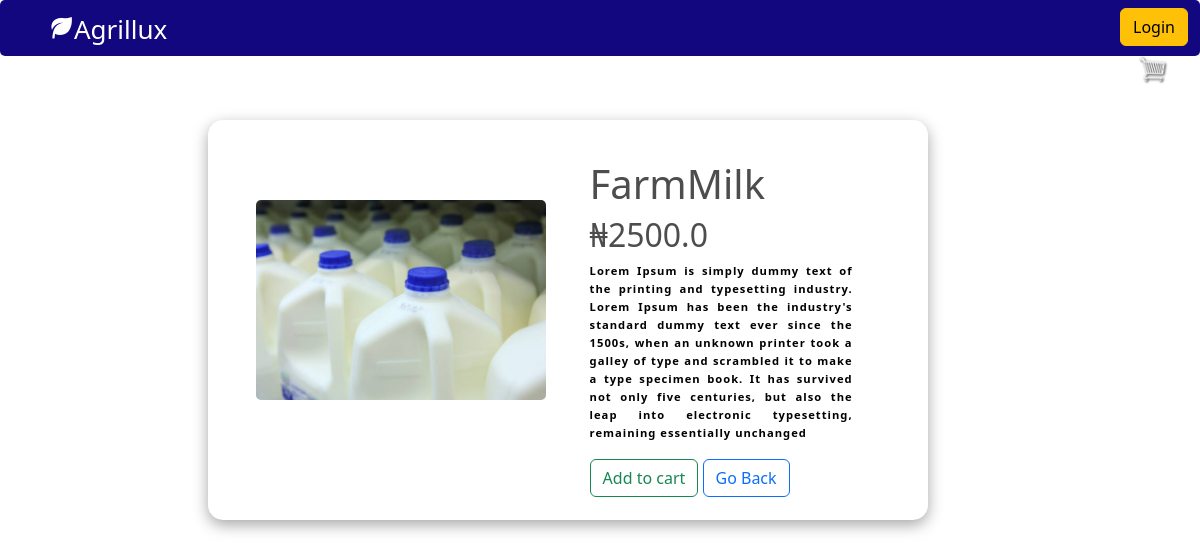
The app's page /view/33/ with its own data.
### ecommerce/models.py (models this page shows, shortened)
class Product(models.Model):
    name        = models.CharField(max_length=200, null=True)
    price       = models.FloatField()
    image       = models.ImageField(upload_to = "media/")
    available   = models.CharField(max_length=200, null=False)
    discount    = models.BooleanField(default=False)
    @property
    def ImageURL(self):
        try:
            url = self.image.url
        except:
            url = ''
        return url

### ecommerce/views.py (the view)
# urls.py: path('view/<str:pk>/', views.viewItem, name='view-item'),
def viewItem(request, pk):
    data = CartData(request)
    cartItems = data['cartItems']
    product = Product.objects.get(id=pk)
    context = {'product':product, 'cartItems':cartItems}
    return render(request, 'squad/viewProduct.html', context)

### ecommerce/utils.py (called while the page is built, shortened)
def CookieCart(request):
    try:
        cart = json.loads(request.COOKIES['cart'])
    except:
        cart = {}
    print('Cart:', cart)
    items = []
    order = {'get_cart_total':0, 'get_cart_item':0}
    cartItems = order['get_cart_item']
    return{'cartItems':cartItems, 'order':order, 'items':items}

def CartData(request):
    if request.user.is_authenticated:
        customer = request.user
        order, created = Order.objects.get_or_create(customer=customer, completed=False)
        items = order.orderitem_set.all()
        cartItems = order.get_cart_item
    else:
        CookieData = CookieCart(request)
        cartItems = CookieData['cartItems']
        order = CookieData['order']
        items = CookieData['items']
    return{'cartItems':cartItems, 'order':order, 'items':items}

### template/squad/viewProduct.html (shortened to what this page needs)
{% extends 'squad/main.html' %}
{% block content %}
<div class="ViewBox">
        <div class="images">
          <img class="img" src="{{product.ImageURL}}"/>
        </div>
        <div class="product">
          <h1>{{product.name}}</h1>
          {% if product.discount %}
          <h2 style="font-size:22px;">&#8358;<del>{{product.price}}</del> <br> &#8358;{{product.get_discount_price}}</h2>
          {% else %}
          <h2>&#8358;{{product.price}}</h2>
          {% endif %}
          <p class="desc">Lorem Ipsum is simply dummy text of the printing and typesetting industry. Lorem Ipsum has been the industry's standard dummy text ever since the 1500s, when an unknown printer took a galley of type and scrambled it to make a type specimen book. It has survived not only five centuries, but also the leap into electronic typesetting, remaining essentially unchanged</p>
          <div class="buttons">
            <button data-product='{{product.id}}' data-action="add" class="btn btn-outline-success add-btn update-cart">Add to cart</button>
            <a href="{% url 'livestock-market' %}" class="btn btn-outline-primary">Go Back</a>
          </div>
        </div>
</div>
{% endblock content %}

### static/css/main.css (style rules this page uses)
body { background-color: hsl(0, 0%, 98%); }
h1,h2,h3,h4,h5,h6 { color:hsl(0, 0%, 30%); }
.product { border-radius: 0 0 4px 4px; }

### records on screen
Product: ImageURL (picture), name "FarmMilk", price "2500.0"
